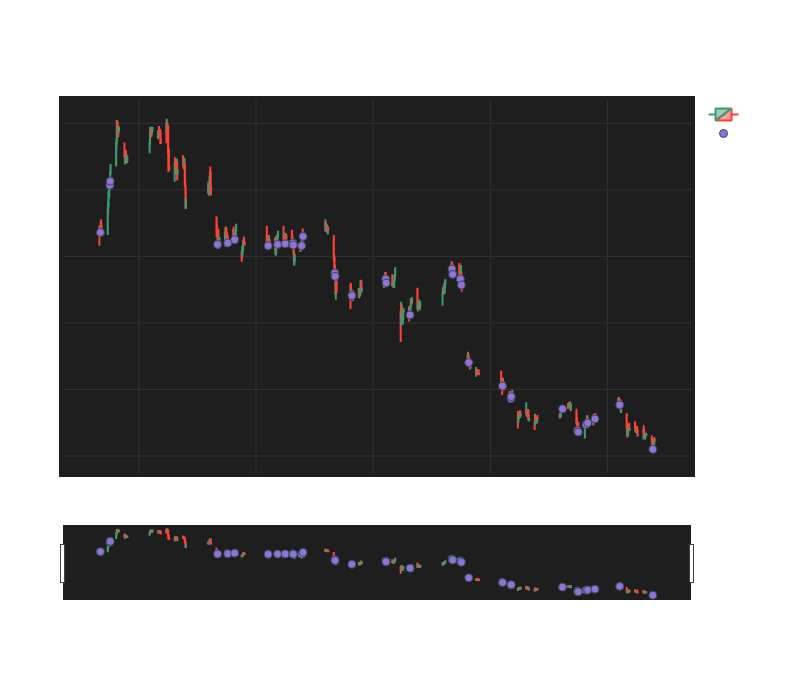

Here is the notebook cell this chart was saved with:
### Code cell
#from pyngrok import ngrok
import numpy as np
import plotly.graph_objects as go

# Assuming concatenated_df_new is already defined
def pointpos(x):
    if x[0] == 1:
        return x['Low'] + 0.5e-3
    else:
        return np.nan

concatenated_df_new_filtered['pointpos'] = concatenated_df_new_filtered.apply(lambda row: pointpos(row), axis=1)

fig = go.Figure(data=[go.Candlestick(x=concatenated_df_new_filtered.index,
                open=concatenated_df_new_filtered['Open'],
                high=concatenated_df_new_filtered['High'],
                low=concatenated_df_new_filtered['Low'],
                close=concatenated_df_new_filtered['Close'])])

fig.add_scatter(x=concatenated_df_new_filtered.index,
                y=concatenated_df_new_filtered['pointpos'],
                mode="markers",
                marker=dict(size=8, color="MediumPurple", line=dict(width=1, color='DarkSlateGrey')),
                name="Signal")

'''for sr_entry in sr:
    fig.add_shape(type='line', x0='2024-03-04 09:15:00+00:00', y0=sr_entry[1],
                  x1='2024-03-04 18:00:00+00:00',
                  y1=sr_entry[1])'''

fig.update_layout(
    title="MASTER'S STRATEGY",
    xaxis_title="Date",
    yaxis_title="Price",
    autosize=False,
    width=800,
    height=700,  # Adjusted height
    margin=dict(l=50, r=50, b=100, t=100, pad=4),
    paper_bgcolor='rgba(0,0,0,0)',  # Transparent background
    plot_bgcolor='rgb(30,30,30)',  # Darker plot background
    font=dict(color="white"),  # White font color
    xaxis=dict(gridcolor='rgb(50,50,50)'),  # Darker gridlines
    yaxis=dict(gridcolor='rgb(50,50,50)'),  # Darker gridlines
)

fig.show()

#ngrok_tunnel = ngrok.connect(8080)
#print('Public URL:', ngrok_tunnel.public_url)

### Figure 1 — Plotly figure (JSON) as saved in the notebook; plotly's stock layout.template omitted (floating-point values rounded to 4 significant figures; data arrays with more than 128 entries replaced by an {"elided": "..."} marker saying what was removed)
{"data": [{"close": {"elided": "432 float values"}, "high": {"elided": "432 float values"}, "low": {"elided": "432 float values"}, "open": {"elided": "432 float values"}, "type": "candlestick", "x": {"elided": "432 str values"}}, {"marker": {"color": "MediumPurple", "line": {"color": "DarkSlateGrey", "width": 1}, "size": 8}, "mode": "markers", "name": "Signal", "type": "scatter", "x": {"elided": "432 str values"}, "y": {"elided": "432 float values"}}], "layout": {"autosize": false, "font": {"color": "white"}, "height": 700, "margin": {"b": 100, "l": 50, "pad": 4, "r": 50, "t": 100}, "paper_bgcolor": "rgba(0,0,0,0)", "plot_bgcolor": "rgb(30,30,30)", "title": {"text": "MASTER'S STRATEGY"}, "width": 800, "xaxis": {"gridcolor": "rgb(50,50,50)", "title": {"text": "Date"}}, "yaxis": {"gridcolor": "rgb(50,50,50)", "title": {"text": "Price"}}}}
